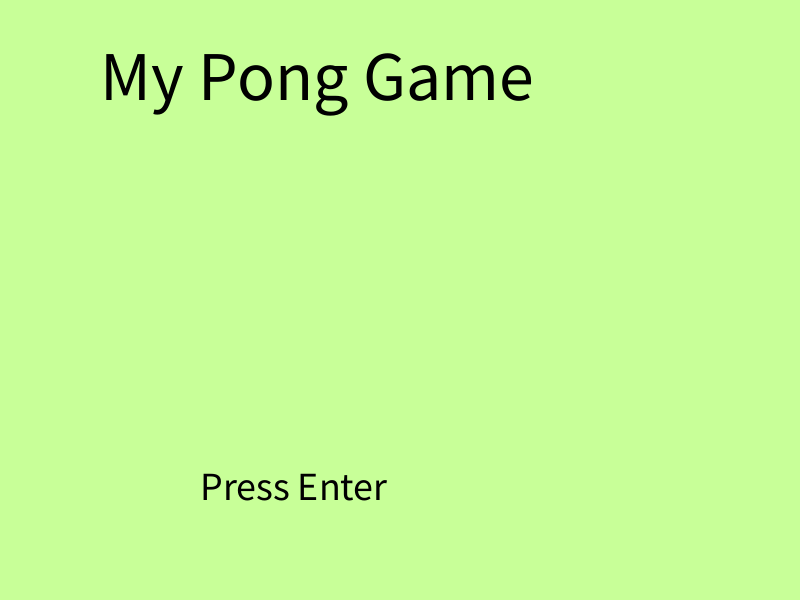
Frame 1 (no input)
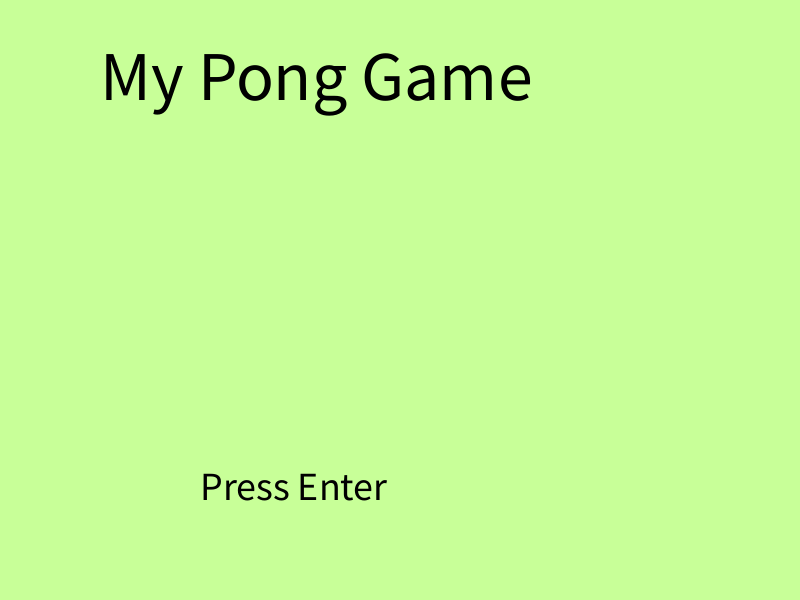
Frame 60 (the mouse pressed at the canvas centre just before this capture)
Frame 120 (the mouse held since frame 60 and released just before this capture): identical to frame 60, image omitted

The Processing sketch that drew these frames (run headless with seeded random() and noise(); from frame 60 on, the mouse is pressed at the canvas centre):

// Processing sketch: processing_121849
// ── processing_121849.pde


ParticleSystem ps;
int playerX=20;
int playerY=20;
int ballX=200;
int ballY=200;
int playerPoint1=mouseY;
int playerPoint2=mouseY+90;
int a,b,c;
boolean Lcollision=false;
int comPoint1=60;
int comPoint2=160;
boolean ypause=false;
int choice=1;
boolean directionX=false;
boolean directionY=false;
boolean Rcollision=false;
boolean mainChoice=false;
boolean choice1=true;
boolean choice2=false;
int tracker=1;
int menucounter=0;
boolean startOver=false;
boolean resetScore=false;
boolean p1=false;
boolean p2=false;

//ball choices
boolean bchoice1=true;
boolean bchoice2=false;
boolean bchoice3=false;
// difficulty
boolean easy=true;
boolean medium=false;
boolean hard=false;
float hr, vr;
//desision
boolean difficultySetup=true;
// center point
float centerX = 0, centerY = 0;
int lscore,rscore;
float radius = 45, rotAngle = -90;
float accelX, accelY;
float springing = .0009, damping = .98;
int num=20;
//corner nodes
int nodes = 4;
float nodeStartX[] = new float[nodes];
float nodeStartY[] = new float[nodes];
float[]nodeX = new float[nodes];
float[]nodeY = new float[nodes];
float[]angle = new float[nodes];
float[]frequency = new float[nodes];
//easy
int num1 = 90;
float mx1[] = new float[num1];
float my1[] = new float[num1];
//medium
int num2 = 30;
float mx2[] = new float[num2];
float my2[] = new float[num2];
//hard
int num3 = 10;
float mx3[] = new float[num3];
float my3[] = new float[num3];
// soft-body dynamics
float organicConstant = 1;
void inputvariables()
{
  if(difficultySetup==true)
  {
  //storing input
int num = 70;
if(hard==true)
  num=10;
  if(medium==true)
  num=30;
  if(easy==true)
  num=70;
float mx[] = new float[num];
float my[] = new float[num];
//difficultySetup=false;
int which = frameCount % num;
  mx[which] = ballX;
  my[which] = ballY;
  difficultySetup=false;
}

}
void linkfollow()
{
  int num=1;
  if(hard==true)
  num=5;
  if(medium==true)
  num=50;
  if(easy==true)
  num=200;
  strokeWeight(10);
}
void chainfollow()
{
  int num=10;
  if(hard==true)
  num=5;
  if(medium==true)
  num=15;
  if(easy==true)
  num=40;
  strokeWeight(num);
  stroke(255, 100);
}
// follow
float[] x = new float[20];
float[] y = new float[20];
float segLength = 18;
void setup() {
size(800, 600);

a=(int)random(0,255);
b=(int)random(0,255);
c=(int)random(0,255);


  ellipseMode(CENTER);

  noStroke();

  smooth();
 ps = new ParticleSystem(new PVector(width/2,50));
 

noStroke();

centerX = width/2;
centerY = height/2;
// iniitalize frequencies for corner nodes
for (int i=0; i<nodes; i++){
frequency[i] = random(5, 12);
}
noStroke();
frameRate(30);
}
void mainMenu()
{
  background(200,255,152);
  fill(0);
  textSize(70);
  text("My Pong Game",100,100);
  textSize(40);
  text("Press Enter",200,500);
  
}
void menu1()
{
  background(100,255,130);
  fill(0);
  textSize(35);
  text("Choose Your Difficulty",230,100);
  fill(0);
  if(easy==true)
  fill(255,0,0);
textSize(26); 
text("Easy", 150, 410); 
  rect(150,450,50,50);
  fill(0);
  if(medium==true)
  fill(255,0,0);
  textSize(26); 
text("Medium", 330, 410); 
  rect(350,450,50,50);
  fill(0);
  if(hard==true)
  fill(255,0,0);
  textSize(26); 
text("Hard", 550, 410); 
  rect(550,450,50,50);
  if(tracker==1)
  {
  easy=true;
  medium=false;
  hard=false;
  }
  if(tracker==2)
  {
    easy=false;
    medium=true;
    hard=false;
  }
  if(tracker==3)
  {
    easy=false;
    medium=false;
    hard=true;
  }
  if(tracker>3)
tracker=1;
if(tracker<1)
tracker=3;
}
void menu2()
{
  background(100,255,130);
  fill(0);
  textSize(35);
  text("Choose Your Ball",230,100);
  fill(0);
  if(bchoice1==true)
  fill(255,0,0);
textSize(26); 
text("ball1", 150, 410); 
  rect(150,450,50,50);
  fill(0);
  if(bchoice2==true)
  fill(255,0,0);
  textSize(26); 
text("ball2", 330, 410); 
  rect(350,450,50,50);
  fill(0);
  if(bchoice3==true)
  fill(255,0,0);
  textSize(26); 
text("ball3", 550, 410); 
  rect(550,450,50,50);
  if(choice==1)
   {
  bchoice1=true;
  bchoice2=false;
  bchoice3=false;
  }
  if(choice==2)
   {
  bchoice1=false;
  bchoice2=true;
  bchoice3=false;
  }
  if(choice==3)
   {
  bchoice1=false;
  bchoice2=false;
  bchoice3=true;
  }
  if(choice>3)
choice=1;
if(choice<1)
choice=3;
}
void menu3()
{
  background(0,0,255);
  fill(255,0,0);
  textSize(50);
  text("Welcome to my Pong game",100,100);
  text("Player 1:",100,150);
  text("Use the mouse to move",100,200);
  text("Player 2:",100,250);
  text("Use the arrowkeys to move",100,300);
  text("Press Enter to Start",100,500);
}
void draw() {
 if(menucounter==0)
  mainMenu();
  if(menucounter==1)
  menu1();
  if(menucounter==2)
  menu2();
  if(menucounter==3)
 menu3();
  if(menucounter>=4&& ypause==false)
  {fill(255);
  if(bchoice1==true)
 {
   ball1();
   player2player();
   scoring();
 }
  if(bchoice2==true)
  {
    fill(255);
 if(easy==true)
 ball201();
 if(medium==true)
 ball202();
 if(hard==true)
 ball203();

player2player();
scoring();
  }
  if(bchoice3==true)
  {chainfollow();
  ball3();
  player2player();
  scoring();
  }


  }
  if(p1==true)
  {background(0);
  fill(255);
  textSize(60);
  text("Player1 Wins",300,200);
  ps.addParticle();
  ps.run();
  }
  if(p2==true)
  {background(0);
  fill(255);
   textSize(60);
  text("Player2 Wins",300,200);
  ps.addParticle();
  ps.run();
  }
  if(startOver==true)
  {
    menucounter=0;
    startOver=false;
  }
}
void player2player()
{
  chainfollow();
  noStroke();
  
  float padY = constrain(mouseY, 0, 515);


int playerPoint1=(int)padY;
int playerPoint2=mouseY+90;

  rect(0,padY,20,80);
  rect(780,comPoint1,20,80);
  
  if (playerPoint1<0)
  playerPoint1=0;
  if(playerPoint2>600)
  playerPoint1=500;
 
       if(ballX>=20 && ballX<=35)
       {if(ballY<playerPoint2 && ballY>playerPoint1)
 { Lcollision=true;
 Rcollision=false;}
       }
       if(ballX>=750 && ballX<=800)
      {
      if(ballY<=comPoint2 && ballY>=comPoint1)
      {
        Rcollision=true;
        Lcollision=false;    }
      }
      if(comPoint1<0)
      {
      comPoint1=0;
      comPoint2=90;
      }
      if(comPoint2>600)
      {
      comPoint1=510;
      comPoint2=600;
      }
}
void ball3()
{pongBallCode();

   background(a,b,2);
  dragSegment(0, ballX, ballY);
  for(int i=0; i<x.length-1; i++) {
    dragSegment(i+1, x[i], y[i]);
  }
}
void ball201()
{
  background(a,b,c);

int which = frameCount % num1;
  mx1[which] = ballX;
  my1[which] = ballY;
  
  for (int i = 0; i < num1; i++) {
    // which+1 is the smallest (the oldest in the array)
    int index = (which+1 + i) % num1;
    ellipse(mx1[index], my1[index], i, i);
  }
  pongBallCode();
  
  
  
}
void ball202()
{
  background(a,b,c);

int which = frameCount % num2;
  mx2[which] = ballX;
  my2[which] = ballY;
  
  for (int i = 0; i < num2; i++) {
    // which+1 is the smallest (the oldest in the array)
    int index = (which+1 + i) % num2;
    ellipse(mx2[index], my2[index], i, i);
  }
  pongBallCode();
  
  
  
}
void ball203()
{
  background(a,b,c);
  

int which = frameCount % num3;
  mx3[which] = ballX;
  my3[which] = ballY;
  
  for (int i = 0; i < num3; i++) {
    // which+1 is the smallest (the oldest in the array)
    int index = (which+1 + i) % num3;
    ellipse(mx3[index], my3[index], i, i);
  }
  pongBallCode();
  
  
  
}
void pongBallCode()
{
  int x= (int)random(100,300);
int xx= (int)random(500,700);
// bouncing ball codex begining
if(directionX==false)
ballX+=10;
if(directionY==false)
ballY+=10;
if(directionX==true)
ballX-=10;
if(directionY==true)
ballY-=10;
if(Lcollision==true && directionX==true)
directionX=false;
if(Rcollision==true && directionX==false)
directionX=true;
if (ballX<-300)
{
//ballX=0;
 ballX=x;
 Lcollision=false;
 Rcollision=false;
// ballY=200;
directionX=false;
rscore+=1;
fill(255,0,0);
rect(0,0,width,height);
}
if (ballX>1100)
{
//ballX=800;

 ballX=xx;
// ballY=400;
 Lcollision=false;
 Rcollision=false;
directionX=true;
lscore+=1;
fill(255,0,0);
rect(0,0,width,height);
}
if (ballY<0)
{
ballY=0;
directionY=false;
}
if (ballY>600)
{
ballY=600;
directionY=true;
}
if(rscore==10)
p2=true;
if(lscore==10)
p1=true;
if(rscore==10||lscore==10)
{
rscore=0;
lscore=0;
}
}
void ball1()
{
  linkfollow();

fill(0);
fill(a, b,c);
rectMode(CORNER);
rect(0,0,width, height);
rectMode(CORNER);
fill(255);
if(easy==true)
ellipse(ballX,ballY,100,100);
if(medium==true)
ellipse(ballX,ballY,60,60);
if(hard==true)
ellipse(ballX,ballY,10,10);
drawShape();
moveShape();

stroke(255);
//strokeWeight(1);
line(ballX, ballY, centerX, centerY);
noStroke();
int x= (int)random(100,300);
int xx= (int)random(500,700);
// bouncing ball codex begining
if(directionX==false)
ballX+=10;
if(directionY==false)
ballY+=10;
if(directionX==true)
ballX-=10;
if(directionY==true)
ballY-=10;
if(Lcollision==true && directionX==true)
directionX=false;
if(Rcollision==true && directionX==false)
directionX=true;
if (ballX<-300)
{
//ballX=0;
 ballX=x;
 Lcollision=false;
 Rcollision=false;
// ballY=200;
directionX=false;
rscore+=1;
fill(255,0,0);
rect(0,0,width,height);
}
if (ballX>1100)
{
//ballX=800;

 ballX=xx;
// ballY=400;
 Lcollision=false;
 Rcollision=false;
directionX=true;
lscore+=1;
fill(255,0,0);
rect(0,0,width,height);
}
if (ballY<0)
{
ballY=0;
directionY=false;
}
if (ballY>600)
{
ballY=600;
directionY=true;
}
if(rscore==10)
p2=true;
if(lscore==10)
p1=true;
if(rscore==10||lscore==10)
{
rscore=0;
lscore=0;

}
}

void drawShape() {
// calculate node starting locations
for (int i=0; i<nodes; i++){
nodeStartX[i] = centerX+cos(radians(rotAngle))*radius;
nodeStartY[i] = centerY+sin(radians(rotAngle))*radius;
rotAngle += 360.0/nodes;
}

// draw polygon
curveTightness(organicConstant);
fill(255);
beginShape();
for (int i=0; i<nodes; i++){
curveVertex(nodeX[i], nodeY[i]);
}
for (int i=0; i<nodes-1; i++){
curveVertex(nodeX[i], nodeY[i]);
}
endShape(CLOSE);
}

void moveShape() {
//move center point
float deltaX = //300;
ballX
-centerX;
float deltaY = //500;
ballY
-centerY;

// create springing effect
deltaX *= springing;
deltaY *= springing;

accelX += deltaX;
accelY += deltaY;
/* if(accelX>5)
accelX=5;
if(accelY>5)
accelY=5;
if(accelX<0)
accelX=0;
if(accelY<0)
accelY=0;*/

// move predator's center
centerX += accelX;
centerY += accelY;

// slow down springing
accelX *= damping;
accelY *= damping;

// change curve tightness
organicConstant = 1-((abs(accelX)+abs(accelY))*.1);

//move nodes
for (int i=0; i<nodes; i++){
nodeX[i] = //ballX+
nodeStartX[i]+sin(radians(angle[i]))*(accelX/2);
nodeY[i] = //ballY+
nodeStartY[i]+sin(radians(angle[i]))*(accelY*2);
angle[i]+=frequency[i];
}
}
void keyReleased()
{
  
  if (key== CODED)
{
  if(menucounter==1)
  {
if (keyCode==LEFT)
{
  tracker--;
}
if (keyCode==RIGHT)
{
  tracker++;
}
  }
  if(menucounter==2)
  {
if (keyCode==LEFT)
{
  choice--;
}
if (keyCode==RIGHT)
{
  choice++;
}
  }
}
}
void keyPressed()
{
  if(key=='q')
  {
    lscore=0;
    rscore=0;
    p1=false;
    p2=false;
    startOver=true;
  }
  if(key=='p')
  {
    if(ypause==true)
    ypause=false;
    else
    ypause=true;
  
  }
if (key== CODED)
{



if (keyCode==UP)
{
   comPoint1-=10;
      comPoint2-=10;
}
if (keyCode==DOWN)
{
comPoint1+=10;
      comPoint2+=10;
}
}
if(key==ENTER)
{
  menucounter++;
}
if(comPoint1<0)
      comPoint1=0;
      if(comPoint2>600)
      comPoint1=510;
}

void dragSegment(int i, float xin, float yin) {
  float dx = xin - x[i];
  float dy = yin - y[i];
  float angle = atan2(dy, dx);  
  x[i] = xin - cos(angle) * segLength;
  y[i] = yin - sin(angle) * segLength;
  segment(x[i], y[i], angle);
}

void segment(float x, float y, float a) {
  pushMatrix();
  translate(x, y);
  rotate(a);
  line(0, 0, segLength, 0);
  popMatrix();
}

void scoring()
{
  int score=0;
  pushMatrix();
 
  textSize(40);
  text(lscore, 300, 50);
  text(rscore,500,50);
    
  popMatrix();
  
   
}
// A simple Particle class

class Particle {
  PVector location;
  PVector velocity;
  PVector acceleration;
  float lifespan;

  Particle(PVector l) {
    acceleration = new PVector(0,0.05);
    velocity = new PVector(random(-1,1),random(-2,0));
    location = l.get();
    lifespan = 255.0;
  }

  void run() {
    update();
    display();
  }

  // Method to update location
  void update() {
    velocity.add(acceleration);
    location.add(velocity);
    lifespan -= 1.0;
  }

  // Method to display
  void display() {
    stroke(255,lifespan);
    fill(255,lifespan);
    ellipse(location.x,location.y,8,8);
  }
  
  // Is the particle still useful?
  boolean isDead() {
    if (lifespan < 0.0) {
      return true;
    } else {
      return false;
    }
  }
}




// A class to describe a group of Particles
// An ArrayList is used to manage the list of Particles 

class ParticleSystem {
  ArrayList<Particle> particles;
  PVector origin;

  ParticleSystem(PVector location) {
    origin = location.get();
    particles = new ArrayList<Particle>();
  }

  void addParticle() {
    particles.add(new Particle(origin));
  }

  void run() {
    for (int i = particles.size()-1; i >= 0; i--) {
      Particle p = particles.get(i);
      p.run();
      if (p.isDead()) {
        particles.remove(i);
      }
    }
  }
}
